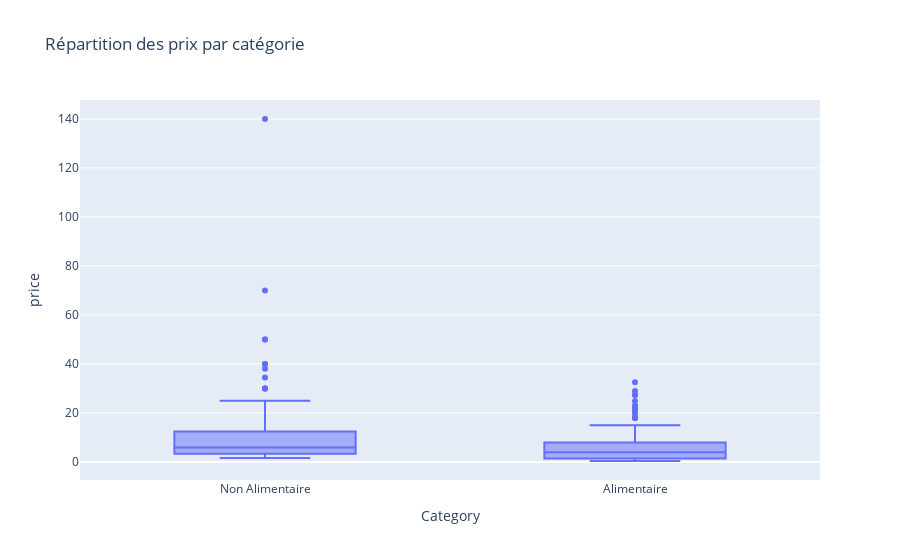

The code cell stored with this chart in its notebook:
### Code cell
fig2 = px.box(aziza, x="Category", y="price", title="Répartition des prix par catégorie")
fig2.show()

### Figure 1 — Plotly figure (JSON) as saved in the notebook; plotly's stock layout.template omitted (floating-point values rounded to 4 significant figures; data arrays with more than 128 entries replaced by an {"elided": "..."} marker saying what was removed)
{"data": [{"alignmentgroup": "True", "hovertemplate": "Category=%{x}<br>price=%{y}<extra></extra>", "legendgroup": "", "marker": {"color": "#636efa"}, "name": "", "notched": false, "offsetgroup": "", "orientation": "v", "showlegend": false, "type": "box", "x": {"elided": "336 str values"}, "x0": " ", "xaxis": "x", "y": {"elided": "336 float values"}, "y0": " ", "yaxis": "y"}], "layout": {"boxmode": "group", "legend": {"tracegroupgap": 0}, "title": {"text": "Répartition des prix par catégorie"}, "xaxis": {"anchor": "y", "domain": [0, 1], "title": {"text": "Category"}}, "yaxis": {"anchor": "x", "domain": [0, 1], "title": {"text": "price"}}}}
